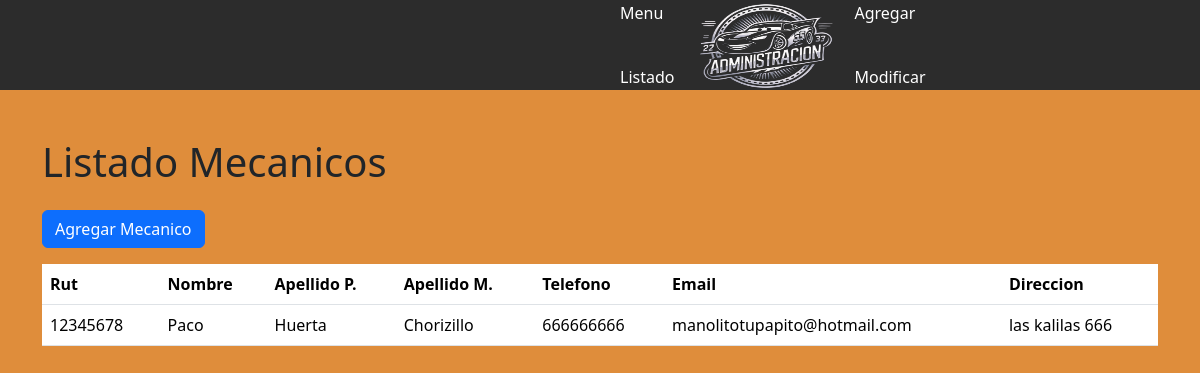
Screenshot of /listarM (signed in) with the database file from the repository.
### myapp/models.py (models this page shows, shortened)
class Mecanico(models.Model):
    rut = models.CharField(primary_key=True, max_length=10)
    nombre = models.CharField(max_length=20)
    apellido_paterno = models.CharField(max_length=20)
    apellido_materno = models.CharField(max_length=20)
    telefono = models.CharField(max_length=45)
    email = models.EmailField(unique=True, max_length=100, blank=True, null=True)
    direccion = models.CharField(max_length=50, blank=True, null=True)

### myapp/views.py (the view)
# urls.py: path('listarM', views.listarM, name='listarM'),
@login_required
@superuser_required
def listarM(request):
    mecanicos = Mecanico.objects.all()
    contexto = {
        'mecanicos': mecanicos
    }
    return render(request, 'Administracion/listarM.html', contexto)

### myapp/templates/Administracion/listarM.html (shortened to what this page needs)
{% load static %}
<!DOCTYPE html>
<html lang="es">
<head>
    <link rel="stylesheet" href="{% static 'css/menu.css' %}">
    <link href="https://cdn.jsdelivr.net/npm/bootstrap@5.3.3/dist/css/bootstrap.min.css" rel="stylesheet">
    <link rel="stylesheet" href="https://cdn.jsdelivr.net/npm/bootstrap-icons@1.11.3/font/bootstrap-icons.min.css">
</head>
<body>
    <div class="navbarM">
        <ul class="nav me-auto mb-4 mb-lg-0">
            <li class="nav-item">
                <a class="nav-link" href="{% url 'menu' %}">Menu</a>
            </li>
            <li class="nav-item">
                <a class="nav-link" href="{% url 'listar' %}">Listado</a>
            </li>
        </ul>
        <a class="logo" href="{% url 'menu' %}">
            <img src="{% static 'imagenes/Adm.png' %}" alt="logo" width="140px" height="100px">
        </a>
        <ul class="nav ms-auto mb-2 mb-lg-0">
            <li class="nav-item">
                <a class="nav-link" href="{% url 'agrega' %}">Agregar</a>
            </li>
            <li class="nav-item">
                <a class="nav-link" href="{% url 'modificar' %}">Modificar</a>
            </li>
        </ul>
    </div>
    <div class="container mt-5">
        <div class="row">
            <div class="col-md-12">
                <h1 class="mb-4">Listado Mecanicos</h1>
                <a href="{% url 'agregar' %}" class="btn btn-primary mb-3">Agregar Mecanico</a>
                <table class="table">
                    <thead>
                        <tr>
                            <th scope="col">Rut</th>
                            <th scope="col">Nombre</th>
                            <th scope="col">Apellido P.</th>
                            <th scope="col">Apellido M.</th>
                            <th scope="col">Telefono</th>
                            <th scope="col">Email</th>
                            <th scope="col">Direccion</th>
                        </tr>
                    </thead>
                    <tbody>
                        {% for mecanico in mecanicos %}
                            <tr>
                                <td>{{ mecanico.rut }}</td>
                                <td>{{ mecanico.nombre }}</td>
                                <td>{{ mecanico.apellido_paterno }}</td>
                                <td>{{ mecanico.apellido_materno }}</td>
                                <td>{{ mecanico.telefono }}</td>
                                <td>{{ mecanico.email }}</td>
                                <td>{{ mecanico.direccion }}</td>
                            </tr>
                        {% endfor %}
                    </tbody>
                </table>
            </div>
        </div>
    </div>
    <br>
    <br>
    <br>
</body>
</html>

### myapp/static/css/menu.css (style rules this page uses)
.navbarM { background-color: #2c2c2c; height: 90px; align-items: center; display: flex; padding: 0 600px; }
.logo { text-decoration: none; }
.nav li { display: inline-block; }
.nav a { color: white; text-decoration: none; padding: 20px; }

### myapp/templates/Administracion/listarM.html (style rules this page uses)
body { background: rgb(223, 141, 59); }

### rows the page displays
Mecanico: rut "12345678", nombre "Paco", apellido_paterno "Huerta", apellido_materno "Chorizillo", telefono "666666666", email "manolitotupapito@hotmail.com", direccion "las kalilas 666"
